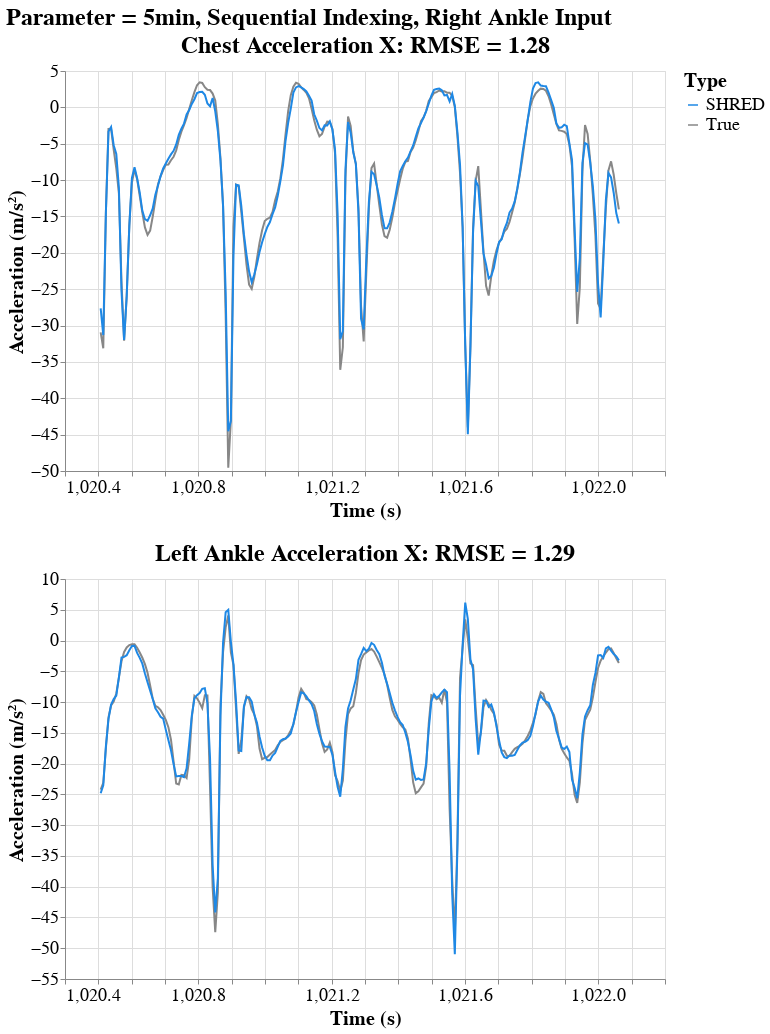

Notebook code for this chart:
### Code cell
# format: extractSignal(output_location, output_signal, output_axis, df_SHRED_tidy)
    # output_location: 'Chest', 'Waist', 'RightAnkle', 'LeftAnkle'
    # output_signal: 'Acceleration', 'AngularVelocity', 'Magnetic Field'
    # output_axis: 'x', 'y', z'

Signal1 = ft.extractSignal('LeftAnkle', 'Acceleration', 'x', df_SHRED_tidy)
Signal2 = ft.extractSignal('Chest', 'Acceleration', 'x', df_SHRED_tidy)

my_scheme = ['#1e88e5', '#878787'] # '#014337', '#1e88e5', '#DB1048'

Signal1_rmse = ft.rmse_error(Signal1[Signal1['Type'] == 'True']['Value'], Signal1[Signal1['Type'] == 'SHRED']['Value'])
Signal2_rmse = ft.rmse_error(Signal2[Signal2['Type'] == 'True']['Value'], Signal2[Signal2['Type'] == 'SHRED']['Value'])

# plot left ankle acceleration
line1 = alt.Chart(Signal1).mark_line().encode(
    x=alt.X('Time:Q', title='Time (s)'),
    y=alt.Y('Value:Q', title='Acceleration (m/s\u00b2)'),
    color=alt.Color('Type:N', scale=alt.Scale(range=my_scheme))
).properties(
    width=600,
    height=400,
    title=f'Signal 1: RMSE = {Signal1_rmse:.2f}'  # Can change this title to be specific to the output signal
)
# plot chest acceleration
line2 = alt.Chart(Signal2).mark_line().encode(
    x=alt.X('Time:Q', title='Time (s)'),
    y=alt.Y('Value:Q', title='Acceleration (m/s\u00b2)'),
    color=alt.Color('Type:N', scale=alt.Scale(range=my_scheme))
).properties(
    width=600,
    height=400,
    title=f'Signal 2: RMSE = {Signal2_rmse:.2f}'  # Can change this title to be specific to the output signal
)

final_chart = alt.vconcat(line2, line1).properties(
    title=f'Parameter = {save_tag}, Right Ankle Input' # Can change this title to match the input sensor
    # increase font size
).configure_axis(
    labelFontSize=18,
    titleFontSize=20
).configure_title(
    fontSize=24
).configure_legend(
    labelFontSize=18,
    titleFontSize=20
)

final_chart

### Figure 1 — Vega-Lite specification as saved in the notebook (floating-point values rounded to 4 significant figures; data arrays with more than 128 entries replaced by an {"elided": "..."} marker saying what was removed)
{"config": {"view": {"continuousWidth": 300, "continuousHeight": 300}, "axis": {"labelFontSize": 18, "titleFontSize": 20}, "legend": {"labelFontSize": 18, "titleFontSize": 20}, "title": {"fontSize": 24}}, "vconcat": [{"data": {"name": "data-ccdb183f6d87df4f1231b01ac40e3a78"}, "mark": {"type": "line"}, "encoding": {"color": {"field": "Type", "scale": {"range": ["#1e88e5", "#878787"]}, "type": "nominal"}, "x": {"field": "Time", "title": "Time (s)", "type": "quantitative"}, "y": {"field": "Value", "title": "Acceleration (m/s²)", "type": "quantitative"}}, "height": 400, "title": "Chest Acceleration X: RMSE = 1.28", "width": 600}, {"data": {"name": "data-53c2e6358d707788986176d4755b64df"}, "mark": {"type": "line"}, "encoding": {"color": {"field": "Type", "scale": {"range": ["#1e88e5", "#878787"]}, "type": "nominal"}, "x": {"field": "Time", "title": "Time (s)", "type": "quantitative"}, "y": {"field": "Value", "title": "Acceleration (m/s²)", "type": "quantitative"}}, "height": 400, "title": "Left Ankle Acceleration X: RMSE = 1.29", "width": 600}], "title": "Parameter = 5min, Sequential Indexing, Right Ankle Input", "$schema": "https://vega.github.io/schema/vega-lite/v5.20.1.json", "datasets": {"data-ccdb183f6d87df4f1231b01ac40e3a78": {"elided": "400 records"}, "data-53c2e6358d707788986176d4755b64df": {"elided": "400 records"}}}
